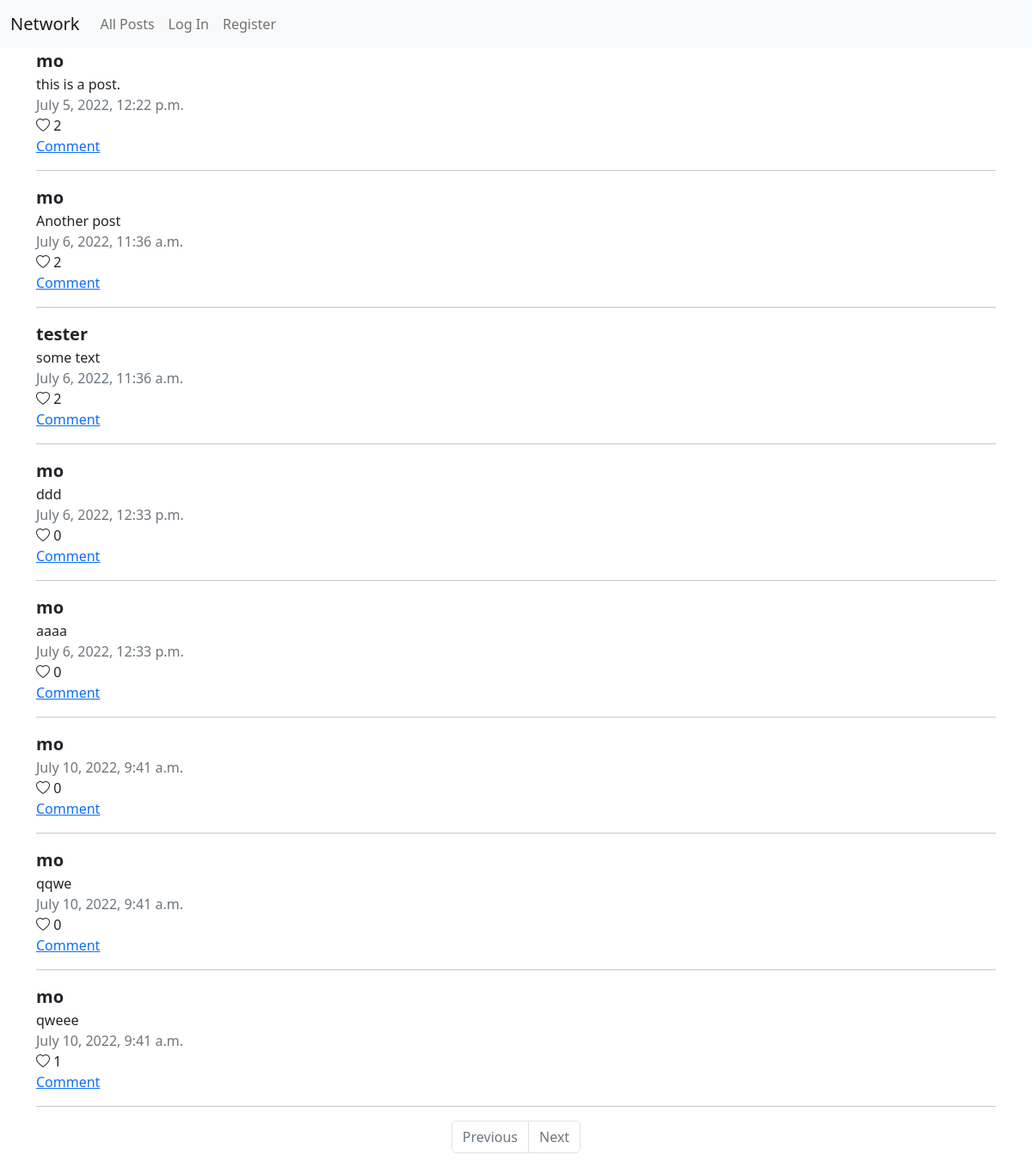
The app's page /, older data.
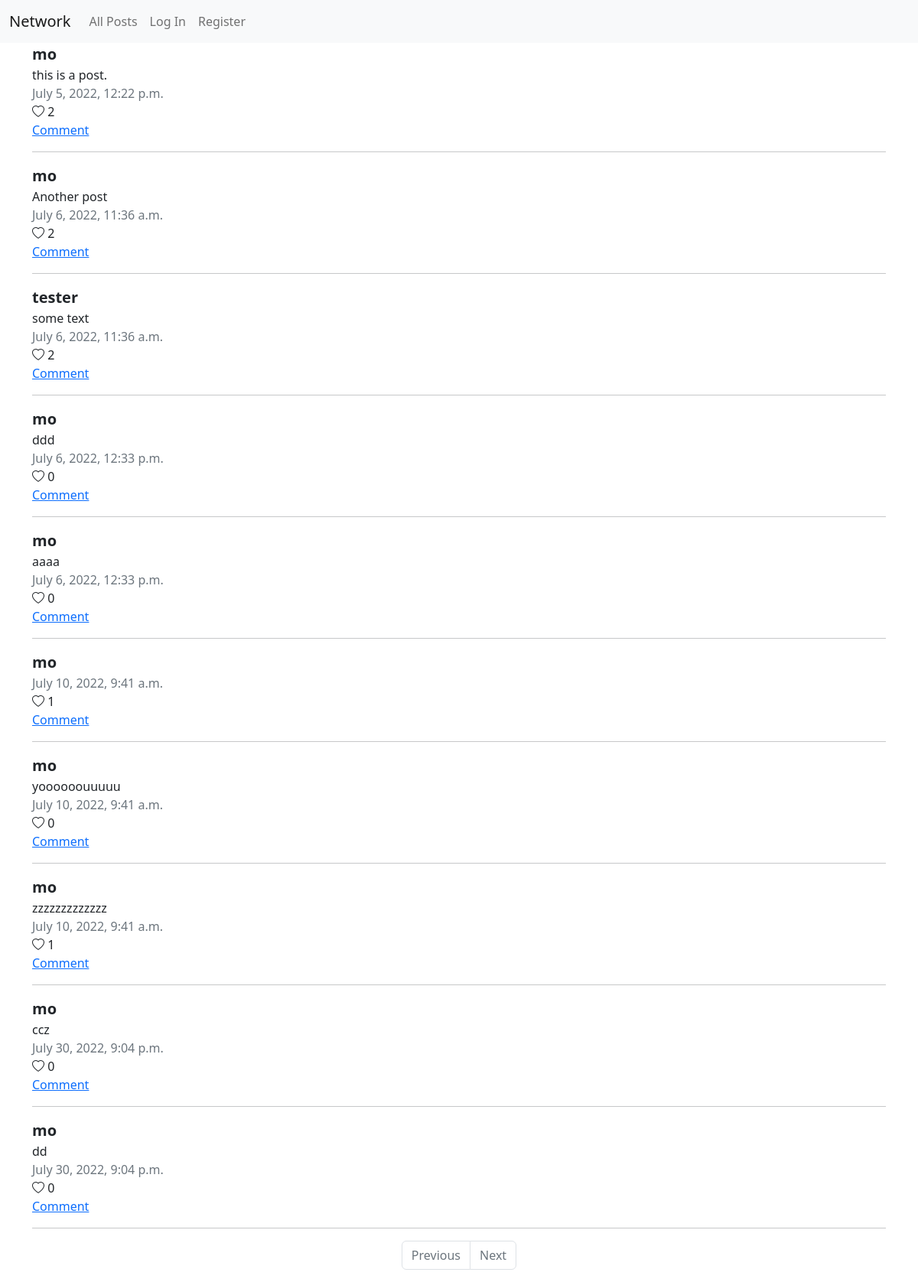
The same page, newer data.
### network/models.py (models this page shows)
class Post(models.Model):
    entity = models.OneToOneField(Entity, on_delete=models.CASCADE, related_name="post")

class Entity(models.Model):
    user = models.ForeignKey(User, on_delete=models.CASCADE, related_name="posts")
    text = models.TextField()
    date = models.DateTimeField(default=datetime.now())

class User(AbstractUser):
    pass

### network/views.py (the view, shortened to what this page needs)
# urls.py: path("", views.index, name="index"),
def index(request):
    posts = Post.objects.all()
    paginator = Paginator(posts, 10)
    page_number = request.GET.get('page')
    page_obj = paginator.get_page(page_number)
    return render(request, "network/index.html", {
        'page_obj': page_obj
    })

### network/templates/network/index.html (shortened to what this page needs)
{% extends "network/layout.html" %} {% block body %}
{% include "network/posts.html" %}
{% endblock %}

### network/templates/network/posts.html (shortened to what this page needs)
{% for post in page_obj %}
<div data-id="{{post.entity.id}}">
  <a
    href="{% url 'profile' post.entity.user.id %}"
    class="text-decoration-none link-dark fw-bold fs-5">
    {{post.entity.user}}
  </a>
  <br />
  <div>{{post.entity.text}}</div>
  <div class="text-muted">{{post.entity.date}}</div>
  {% if not post.is_liked %}
  <div class="like-btn d-inline" data-like="like">
    <i class="bi bi-heart"></i>
    <div class="d-inline">{{post.entity.likes.count}}</div>
  </div>
  {%else%}
  <div class="like-btn d-inline" data-like="unlike">
    <i class="bi bi-heart-fill text-danger"></i>
    <div class="d-inline">{{post.entity.likes.count}}</div>
  </div>
  {%endif%}
  <br />
  <a href="#">Comment</a>
  <hr />
</div>
{% endfor %}
<nav aria-label="Page navigation">
  <ul class="pagination justify-content-center">
    <li class="page-item">
      {%if page_obj.has_previous%}
      <a class="page-link" href="?page={{ page_obj.previous_page_number }}"
        >Previous</a
      >
      {%else%}
      <a class="page-link disabled" href="#">Previous</a>
      {%endif%}
    </li>
    <li class="page-item">
      {%if page_obj.has_next %}
      <a class="page-link" href="?page={{ page_obj.next_page_number }}">Next</a>
      {%else%}
      <a class="page-link disabled" href="#">Next</a>
      {%endif%}
    </li>
  </ul>
</nav>

Row changes from the older to the newer data that the page shows:
computed for Post (number 6 of 10 on the later page): entity.likes.count "0" → "1"
changed through a linked row, Post: entity.text "qqwe" → "yoooooouuuuu"
changed through a linked row, Post: entity.text "qweee" → "zzzzzzzzzzzzz"
added Post: entity.user "mo", entity.text "ccz", entity "July 30, 2022, 9:04 p.m.", entity.likes.count "0"
added Post: entity.user "mo", entity.text "dd", entity "July 30, 2022, 9:04 p.m.", entity.likes.count "0"
